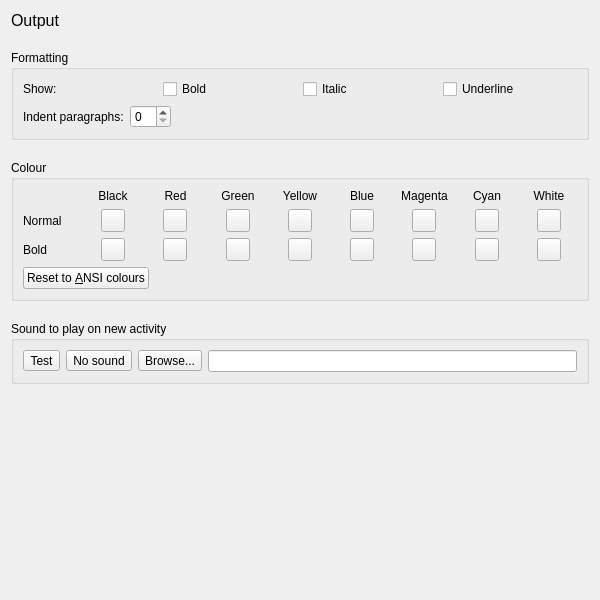
<?xml version="1.0" encoding="UTF-8"?>
<ui version="4.0">
 <class>PrefsOutput</class>
 <widget class="QWidget" name="PrefsOutput">
  <property name="geometry">
   <rect>
    <x>0</x>
    <y>0</y>
    <width>600</width>
    <height>600</height>
   </rect>
  </property>
  <property name="windowTitle">
   <string>Colour</string>
  </property>
  <layout class="QVBoxLayout" name="verticalLayout">
   <property name="spacing">
    <number>20</number>
   </property>
   <item>
    <widget class="QLabel" name="label_title">
     <property name="sizePolicy">
      <sizepolicy hsizetype="Preferred" vsizetype="Fixed">
       <horstretch>0</horstretch>
       <verstretch>0</verstretch>
      </sizepolicy>
     </property>
     <property name="font">
      <font>
       <pointsize>12</pointsize>
      </font>
     </property>
     <property name="text">
      <string>Output</string>
     </property>
    </widget>
   </item>
   <item>
    <widget class="QGroupBox" name="_font">
     <property name="title">
      <string>Formatting</string>
     </property>
     <layout class="QVBoxLayout" name="verticalLayout_3">
      <item>
       <layout class="QHBoxLayout" name="_style">
        <item>
         <widget class="QLabel" name="label">
          <property name="text">
           <string>Show:</string>
          </property>
         </widget>
        </item>
        <item>
         <widget class="QCheckBox" name="ShowBold">
          <property name="text">
           <string>Bold</string>
          </property>
         </widget>
        </item>
        <item>
         <widget class="QCheckBox" name="ShowItalic">
          <property name="text">
           <string>Italic</string>
          </property>
         </widget>
        </item>
        <item>
         <widget class="QCheckBox" name="ShowUnderline">
          <property name="text">
           <string>Underline</string>
          </property>
         </widget>
        </item>
       </layout>
      </item>
      <item>
       <layout class="QHBoxLayout" name="horizontalLayout_3">
        <item>
         <widget class="QLabel" name="IndentParas_label">
          <property name="text">
           <string>Indent paragraphs:</string>
          </property>
          <property name="buddy">
           <cstring>IndentParas</cstring>
          </property>
         </widget>
        </item>
        <item>
         <widget class="QSpinBox" name="IndentParas"/>
        </item>
        <item>
         <spacer name="horizontalSpacer_4">
          <property name="orientation">
           <enum>Qt::Orientation::Horizontal</enum>
          </property>
          <property name="sizeHint" stdset="0">
           <size>
            <width>40</width>
            <height>20</height>
           </size>
          </property>
         </spacer>
        </item>
       </layout>
      </item>
     </layout>
    </widget>
   </item>
   <item>
    <widget class="QGroupBox" name="groupBox">
     <property name="title">
      <string>Colour</string>
     </property>
     <layout class="QVBoxLayout" name="verticalLayout_4">
      <item>
       <layout class="QGridLayout" name="gridLayout">
        <property name="leftMargin">
         <number>0</number>
        </property>
        <property name="topMargin">
         <number>0</number>
        </property>
        <property name="rightMargin">
         <number>0</number>
        </property>
        <property name="bottomMargin">
         <number>0</number>
        </property>
        <property name="horizontalSpacing">
         <number>-1</number>
        </property>
        <item row="2" column="4" alignment="Qt::AlignmentFlag::AlignHCenter">
         <widget class="ColorPickerButton" name="Ansi11">
          <property name="sizePolicy">
           <sizepolicy hsizetype="Fixed" vsizetype="Fixed">
            <horstretch>0</horstretch>
            <verstretch>0</verstretch>
           </sizepolicy>
          </property>
          <property name="baseSize">
           <size>
            <width>20</width>
            <height>20</height>
           </size>
          </property>
         </widget>
        </item>
        <item row="0" column="6">
         <widget class="QLabel" name="label_7">
          <property name="sizePolicy">
           <sizepolicy hsizetype="MinimumExpanding" vsizetype="Preferred">
            <horstretch>0</horstretch>
            <verstretch>0</verstretch>
           </sizepolicy>
          </property>
          <property name="text">
           <string>Magenta</string>
          </property>
          <property name="alignment">
           <set>Qt::AlignmentFlag::AlignCenter</set>
          </property>
         </widget>
        </item>
        <item row="0" column="7">
         <widget class="QLabel" name="label_8">
          <property name="sizePolicy">
           <sizepolicy hsizetype="MinimumExpanding" vsizetype="Preferred">
            <horstretch>0</horstretch>
            <verstretch>0</verstretch>
           </sizepolicy>
          </property>
          <property name="text">
           <string>Cyan</string>
          </property>
          <property name="alignment">
           <set>Qt::AlignmentFlag::AlignCenter</set>
          </property>
         </widget>
        </item>
        <item row="0" column="8">
         <widget class="QLabel" name="label_9">
          <property name="sizePolicy">
           <sizepolicy hsizetype="MinimumExpanding" vsizetype="Preferred">
            <horstretch>0</horstretch>
            <verstretch>0</verstretch>
           </sizepolicy>
          </property>
          <property name="text">
           <string>White</string>
          </property>
          <property name="alignment">
           <set>Qt::AlignmentFlag::AlignCenter</set>
          </property>
         </widget>
        </item>
        <item row="1" column="4" alignment="Qt::AlignmentFlag::AlignHCenter">
         <widget class="ColorPickerButton" name="Ansi3">
          <property name="sizePolicy">
           <sizepolicy hsizetype="Fixed" vsizetype="Fixed">
            <horstretch>0</horstretch>
            <verstretch>0</verstretch>
           </sizepolicy>
          </property>
          <property name="baseSize">
           <size>
            <width>20</width>
            <height>20</height>
           </size>
          </property>
         </widget>
        </item>
        <item row="2" column="3" alignment="Qt::AlignmentFlag::AlignHCenter">
         <widget class="ColorPickerButton" name="Ansi10">
          <property name="sizePolicy">
           <sizepolicy hsizetype="Fixed" vsizetype="Fixed">
            <horstretch>0</horstretch>
            <verstretch>0</verstretch>
           </sizepolicy>
          </property>
          <property name="baseSize">
           <size>
            <width>20</width>
            <height>20</height>
           </size>
          </property>
         </widget>
        </item>
        <item row="2" column="2" alignment="Qt::AlignmentFlag::AlignHCenter">
         <widget class="ColorPickerButton" name="Ansi9">
          <property name="sizePolicy">
           <sizepolicy hsizetype="Fixed" vsizetype="Fixed">
            <horstretch>0</horstretch>
            <verstretch>0</verstretch>
           </sizepolicy>
          </property>
          <property name="baseSize">
           <size>
            <width>20</width>
            <height>20</height>
           </size>
          </property>
         </widget>
        </item>
        <item row="1" column="7" alignment="Qt::AlignmentFlag::AlignHCenter">
         <widget class="ColorPickerButton" name="Ansi6">
          <property name="sizePolicy">
           <sizepolicy hsizetype="Fixed" vsizetype="Fixed">
            <horstretch>0</horstretch>
            <verstretch>0</verstretch>
           </sizepolicy>
          </property>
          <property name="baseSize">
           <size>
            <width>20</width>
            <height>20</height>
           </size>
          </property>
         </widget>
        </item>
        <item row="2" column="7" alignment="Qt::AlignmentFlag::AlignHCenter">
         <widget class="ColorPickerButton" name="Ansi14">
          <property name="sizePolicy">
           <sizepolicy hsizetype="Fixed" vsizetype="Fixed">
            <horstretch>0</horstretch>
            <verstretch>0</verstretch>
           </sizepolicy>
          </property>
          <property name="baseSize">
           <size>
            <width>20</width>
            <height>20</height>
           </size>
          </property>
         </widget>
        </item>
        <item row="1" column="2" alignment="Qt::AlignmentFlag::AlignHCenter">
         <widget class="ColorPickerButton" name="Ansi1">
          <property name="sizePolicy">
           <sizepolicy hsizetype="Fixed" vsizetype="Fixed">
            <horstretch>0</horstretch>
            <verstretch>0</verstretch>
           </sizepolicy>
          </property>
          <property name="baseSize">
           <size>
            <width>20</width>
            <height>20</height>
           </size>
          </property>
         </widget>
        </item>
        <item row="1" column="1" alignment="Qt::AlignmentFlag::AlignHCenter">
         <widget class="ColorPickerButton" name="Ansi0">
          <property name="sizePolicy">
           <sizepolicy hsizetype="Fixed" vsizetype="Fixed">
            <horstretch>0</horstretch>
            <verstretch>0</verstretch>
           </sizepolicy>
          </property>
          <property name="baseSize">
           <size>
            <width>20</width>
            <height>20</height>
           </size>
          </property>
         </widget>
        </item>
        <item row="2" column="1" alignment="Qt::AlignmentFlag::AlignHCenter">
         <widget class="ColorPickerButton" name="Ansi8">
          <property name="sizePolicy">
           <sizepolicy hsizetype="Fixed" vsizetype="Fixed">
            <horstretch>0</horstretch>
            <verstretch>0</verstretch>
           </sizepolicy>
          </property>
          <property name="baseSize">
           <size>
            <width>20</width>
            <height>20</height>
           </size>
          </property>
         </widget>
        </item>
        <item row="2" column="6" alignment="Qt::AlignmentFlag::AlignHCenter">
         <widget class="ColorPickerButton" name="Ansi13">
          <property name="sizePolicy">
           <sizepolicy hsizetype="Fixed" vsizetype="Fixed">
            <horstretch>0</horstretch>
            <verstretch>0</verstretch>
           </sizepolicy>
          </property>
          <property name="baseSize">
           <size>
            <width>20</width>
            <height>20</height>
           </size>
          </property>
         </widget>
        </item>
        <item row="1" column="3" alignment="Qt::AlignmentFlag::AlignHCenter">
         <widget class="ColorPickerButton" name="Ansi2">
          <property name="sizePolicy">
           <sizepolicy hsizetype="Fixed" vsizetype="Fixed">
            <horstretch>0</horstretch>
            <verstretch>0</verstretch>
           </sizepolicy>
          </property>
          <property name="baseSize">
           <size>
            <width>20</width>
            <height>20</height>
           </size>
          </property>
         </widget>
        </item>
        <item row="0" column="4">
         <widget class="QLabel" name="label_5">
          <property name="sizePolicy">
           <sizepolicy hsizetype="MinimumExpanding" vsizetype="Preferred">
            <horstretch>0</horstretch>
            <verstretch>0</verstretch>
           </sizepolicy>
          </property>
          <property name="text">
           <string>Yellow</string>
          </property>
          <property name="alignment">
           <set>Qt::AlignmentFlag::AlignCenter</set>
          </property>
         </widget>
        </item>
        <item row="1" column="6" alignment="Qt::AlignmentFlag::AlignHCenter">
         <widget class="ColorPickerButton" name="Ansi5">
          <property name="sizePolicy">
           <sizepolicy hsizetype="Fixed" vsizetype="Fixed">
            <horstretch>0</horstretch>
            <verstretch>0</verstretch>
           </sizepolicy>
          </property>
          <property name="baseSize">
           <size>
            <width>20</width>
            <height>20</height>
           </size>
          </property>
         </widget>
        </item>
        <item row="1" column="0">
         <widget class="QLabel" name="label_11">
          <property name="sizePolicy">
           <sizepolicy hsizetype="MinimumExpanding" vsizetype="Preferred">
            <horstretch>0</horstretch>
            <verstretch>0</verstretch>
           </sizepolicy>
          </property>
          <property name="text">
           <string>Normal</string>
          </property>
         </widget>
        </item>
        <item row="2" column="5" alignment="Qt::AlignmentFlag::AlignHCenter">
         <widget class="ColorPickerButton" name="Ansi12">
          <property name="sizePolicy">
           <sizepolicy hsizetype="Fixed" vsizetype="Fixed">
            <horstretch>0</horstretch>
            <verstretch>0</verstretch>
           </sizepolicy>
          </property>
          <property name="baseSize">
           <size>
            <width>20</width>
            <height>20</height>
           </size>
          </property>
         </widget>
        </item>
        <item row="1" column="5" alignment="Qt::AlignmentFlag::AlignHCenter">
         <widget class="ColorPickerButton" name="Ansi4">
          <property name="sizePolicy">
           <sizepolicy hsizetype="Fixed" vsizetype="Fixed">
            <horstretch>0</horstretch>
            <verstretch>0</verstretch>
           </sizepolicy>
          </property>
          <property name="baseSize">
           <size>
            <width>20</width>
            <height>20</height>
           </size>
          </property>
         </widget>
        </item>
        <item row="2" column="8" alignment="Qt::AlignmentFlag::AlignHCenter">
         <widget class="ColorPickerButton" name="Ansi15">
          <property name="sizePolicy">
           <sizepolicy hsizetype="Fixed" vsizetype="Fixed">
            <horstretch>0</horstretch>
            <verstretch>0</verstretch>
           </sizepolicy>
          </property>
          <property name="baseSize">
           <size>
            <width>20</width>
            <height>20</height>
           </size>
          </property>
         </widget>
        </item>
        <item row="0" column="5">
         <widget class="QLabel" name="label_6">
          <property name="sizePolicy">
           <sizepolicy hsizetype="MinimumExpanding" vsizetype="Preferred">
            <horstretch>0</horstretch>
            <verstretch>0</verstretch>
           </sizepolicy>
          </property>
          <property name="text">
           <string>Blue</string>
          </property>
          <property name="alignment">
           <set>Qt::AlignmentFlag::AlignCenter</set>
          </property>
         </widget>
        </item>
        <item row="0" column="0">
         <widget class="QLabel" name="label_10">
          <property name="text">
           <string/>
          </property>
         </widget>
        </item>
        <item row="0" column="2">
         <widget class="QLabel" name="label_3">
          <property name="sizePolicy">
           <sizepolicy hsizetype="MinimumExpanding" vsizetype="Preferred">
            <horstretch>0</horstretch>
            <verstretch>0</verstretch>
           </sizepolicy>
          </property>
          <property name="text">
           <string>Red</string>
          </property>
          <property name="alignment">
           <set>Qt::AlignmentFlag::AlignCenter</set>
          </property>
         </widget>
        </item>
        <item row="0" column="1">
         <widget class="QLabel" name="label_2">
          <property name="sizePolicy">
           <sizepolicy hsizetype="MinimumExpanding" vsizetype="Preferred">
            <horstretch>0</horstretch>
            <verstretch>0</verstretch>
           </sizepolicy>
          </property>
          <property name="text">
           <string>Black</string>
          </property>
          <property name="alignment">
           <set>Qt::AlignmentFlag::AlignCenter</set>
          </property>
         </widget>
        </item>
        <item row="1" column="8" alignment="Qt::AlignmentFlag::AlignHCenter">
         <widget class="ColorPickerButton" name="Ansi7">
          <property name="sizePolicy">
           <sizepolicy hsizetype="Fixed" vsizetype="Fixed">
            <horstretch>0</horstretch>
            <verstretch>0</verstretch>
           </sizepolicy>
          </property>
          <property name="baseSize">
           <size>
            <width>20</width>
            <height>20</height>
           </size>
          </property>
         </widget>
        </item>
        <item row="0" column="3">
         <widget class="QLabel" name="label_4">
          <property name="sizePolicy">
           <sizepolicy hsizetype="MinimumExpanding" vsizetype="Preferred">
            <horstretch>0</horstretch>
            <verstretch>0</verstretch>
           </sizepolicy>
          </property>
          <property name="text">
           <string>Green</string>
          </property>
          <property name="alignment">
           <set>Qt::AlignmentFlag::AlignCenter</set>
          </property>
         </widget>
        </item>
        <item row="2" column="0">
         <widget class="QLabel" name="label_12">
          <property name="sizePolicy">
           <sizepolicy hsizetype="MinimumExpanding" vsizetype="Preferred">
            <horstretch>0</horstretch>
            <verstretch>0</verstretch>
           </sizepolicy>
          </property>
          <property name="text">
           <string>Bold</string>
          </property>
         </widget>
        </item>
       </layout>
      </item>
      <item>
       <widget class="QPushButton" name="reset">
        <property name="sizePolicy">
         <sizepolicy hsizetype="Fixed" vsizetype="Fixed">
          <horstretch>0</horstretch>
          <verstretch>0</verstretch>
         </sizepolicy>
        </property>
        <property name="text">
         <string>Reset to &amp;ANSI colours</string>
        </property>
        <property name="icon">
         <iconset theme="edit-undo"/>
        </property>
       </widget>
      </item>
     </layout>
    </widget>
   </item>
   <item>
    <widget class="QGroupBox" name="_new_activity">
     <property name="sizePolicy">
      <sizepolicy hsizetype="Expanding" vsizetype="Preferred">
       <horstretch>0</horstretch>
       <verstretch>0</verstretch>
      </sizepolicy>
     </property>
     <property name="title">
      <string>Sound to play on new activity</string>
     </property>
     <layout class="QHBoxLayout" name="horizontalLayout_2">
      <item>
       <widget class="QToolButton" name="NewActivitySound_test">
        <property name="text">
         <string>Test</string>
        </property>
        <property name="icon">
         <iconset theme="audio-volume-high-symbolic"/>
        </property>
       </widget>
      </item>
      <item>
       <widget class="QToolButton" name="NewActivitySound_none">
        <property name="text">
         <string>No sound</string>
        </property>
        <property name="icon">
         <iconset theme="user-trash-symbolic"/>
        </property>
       </widget>
      </item>
      <item>
       <widget class="QToolButton" name="NewActivitySound_browse">
        <property name="text">
         <string>Browse...</string>
        </property>
        <property name="icon">
         <iconset theme="document-open"/>
        </property>
       </widget>
      </item>
      <item>
       <widget class="QLineEdit" name="NewActivitySound"/>
      </item>
     </layout>
    </widget>
   </item>
   <item>
    <spacer name="verticalSpacer_5">
     <property name="orientation">
      <enum>Qt::Orientation::Vertical</enum>
     </property>
     <property name="sizeHint" stdset="0">
      <size>
       <width>20</width>
       <height>40</height>
      </size>
     </property>
    </spacer>
   </item>
  </layout>
 </widget>
 <customwidgets>
  <customwidget>
   <class>ColorPickerButton</class>
   <extends>QToolButton</extends>
   <header>colorpickerbutton.h</header>
  </customwidget>
 </customwidgets>
 <resources/>
 <connections/>
</ui>
